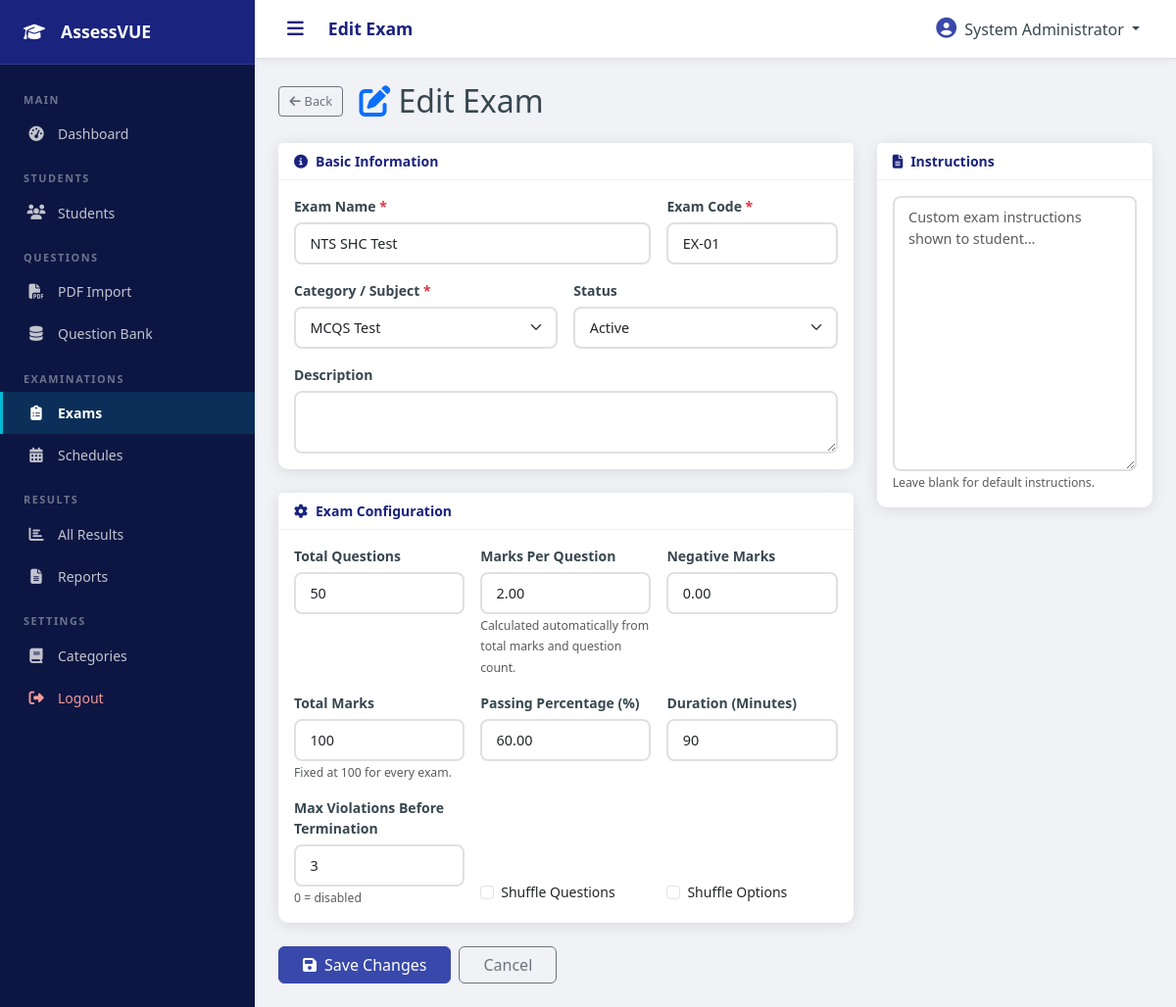
Screenshot of /admin/exam_edit.php?id=2 (signed in) with the database file from the repository.
### tables this page shows
CREATE TABLE `exams` (
  `id` int(10) UNSIGNED NOT NULL,
  `exam_name` varchar(300) NOT NULL,
  `exam_code` varchar(50) NOT NULL,
  `description` text DEFAULT NULL,
  `subject_id` int(10) UNSIGNED DEFAULT NULL,
  `total_questions` int(10) UNSIGNED NOT NULL DEFAULT 0,
  `marks_per_question` decimal(5,2) NOT NULL DEFAULT 1.00,
  `negative_marks` decimal(5,2) NOT NULL DEFAULT 0.00,
  `total_marks` decimal(8,2) NOT NULL DEFAULT 0.00,
  `passing_percentage` decimal(5,2) NOT NULL DEFAULT 60.00,
  `duration_minutes` int(10) UNSIGNED NOT NULL DEFAULT 60,
  `max_violations` int(10) UNSIGNED NOT NULL DEFAULT 3,
  `shuffle_questions` tinyint(1) NOT NULL DEFAULT 0,
  `shuffle_options` tinyint(1) NOT NULL DEFAULT 0,
  `show_result_immediately` tinyint(1) NOT NULL DEFAULT 1,
  `instructions` text DEFAULT NULL,
  `status` enum('draft','active','archived') NOT NULL DEFAULT 'draft',
  `created_by` int(10) UNSIGNED DEFAULT NULL,
  `created_at` datetime NOT NULL DEFAULT current_timestamp(),
  `updated_at` datetime NOT NULL DEFAULT current_timestamp() ON UPDATE current_timestamp()
);

CREATE TABLE `subjects` (
  `id` int(10) UNSIGNED NOT NULL,
  `name` varchar(200) NOT NULL,
  `code` varchar(50) DEFAULT NULL,
  `description` text DEFAULT NULL,
  `is_active` tinyint(1) NOT NULL DEFAULT 1,
  `created_by` int(10) UNSIGNED DEFAULT NULL,
  `created_at` datetime NOT NULL DEFAULT current_timestamp(),
  `updated_at` datetime NOT NULL DEFAULT current_timestamp() ON UPDATE current_timestamp()
);

### includes/functions.php (called while the page is built, shortened)
<?php
require_once __DIR__ . '/../config/database.php';
function sanitize(mixed $input): string {
    return htmlspecialchars(trim((string)$input), ENT_QUOTES, 'UTF-8');
}
function sanitizeInt(mixed $input): int {
    return (int)filter_var($input, FILTER_SANITIZE_NUMBER_INT);
}

### config/database.php (called while the page is built, shortened)
<?php
class Database {
    private static $instance = null;
    private $conn;
    private function __construct() {
        $dsn = "mysql:host=" . DB_HOST . ";dbname=" . DB_NAME . ";charset=" . DB_CHARSET;
        $options = [
            PDO::ATTR_ERRMODE            => PDO::ERRMODE_EXCEPTION,
            PDO::ATTR_DEFAULT_FETCH_MODE => PDO::FETCH_ASSOC,
            PDO::ATTR_EMULATE_PREPARES   => false,
            PDO::MYSQL_ATTR_INIT_COMMAND => "SET NAMES utf8mb4 COLLATE utf8mb4_unicode_ci"
        ];
        try {
            $this->conn = new PDO($dsn, DB_USER, DB_PASS, $options);
        } catch (PDOException $e) {
            error_log("Database connection failed: " . $e->getMessage());
            die(json_encode(['success' => false, 'message' => 'Database connection failed.']));
        }
    }
    public static function getInstance(): self {
        if (self::$instance === null) {
            self::$instance = new self();
        }
        return self::$instance;
    }
    public function query(string $sql, array $params = []): PDOStatement {
        $stmt = $this->conn->prepare($sql);
        $stmt->execute($params);
        return $stmt;
    }
    public function fetchOne(string $sql, array $params = []): ?array {
        $stmt = $this->query($sql, $params);
        $row = $stmt->fetch();
        return $row === false ? null : $row;
    }
    public function fetchAll(string $sql, array $params = []): array {
        return $this->query($sql, $params)->fetchAll();
    }
}
function db(): Database {
    return Database::getInstance();
}

### admin/exam_edit.php (the view, shortened to what this page needs)
<?php
require_once __DIR__ . '/../config/database.php';
require_once __DIR__ . '/../includes/functions.php';
$editId = sanitizeInt($_GET['id'] ?? 0);
$isEdit = $editId > 0;
$exam = $isEdit ? db()->fetchOne("SELECT * FROM exams WHERE id=?", [$editId]) : null;
$subjects = db()->fetchAll("SELECT * FROM subjects WHERE is_active=1 ORDER BY name");
$data = $exam ?: [
    'exam_name' => '', 'exam_code' => '', 'description' => '', 'subject_id' => '',
    'total_questions' => 50, 'marks_per_question' => 2, 'negative_marks' => 0,
    'total_marks' => 100, 'passing_percentage' => 60, 'duration_minutes' => 60,
    'max_violations' => 3, 'shuffle_questions' => 0, 'shuffle_options' => 0,
    'instructions' => '', 'status' => 'draft'
];
include 'includes/header.php';
?>
<div class="d-flex align-items-center mb-4 gap-3">
    <a href="exams.php" class="btn btn-outline-secondary btn-sm"><i class="fas fa-arrow-left me-1"></i>Back</a>
    <h2 class="mb-0"><i class="fas fa-<?= $isEdit ? 'edit' : 'plus' ?> me-2 text-primary"></i><?= PAGE_TITLE ?></h2>
</div>
<form method="POST">
    <div class="row g-4">
        <div class="col-12 col-lg-8">
            <div class="card">
                <div class="card-header"><i class="fas fa-info-circle me-2"></i>Basic Information</div>
                <div class="card-body">
                    <div class="row g-3">
                        <div class="col-md-8">
                            <label class="form-label">Exam Name <span class="text-danger">*</span></label>
                            <input type="text" name="exam_name" class="form-control" required
                                   value="<?= sanitize($data['exam_name']) ?>" placeholder="e.g. Web Development Assessment">
                        </div>
                        <div class="col-md-4">
                            <label class="form-label">Exam Code <span class="text-danger">*</span></label>
                            <input type="text" name="exam_code" class="form-control" required
                                   value="<?= sanitize($data['exam_code']) ?>" placeholder="e.g. WD-2024" style="text-transform:uppercase">
                        </div>
                        <div class="col-md-6">
                            <label class="form-label">Category / Subject <span class="text-danger">*</span></label>
                            <select name="subject_id" class="form-select" required>
                                <?php foreach ($subjects as $sub): ?>
                                <option value="<?= $sub['id'] ?>" <?= $data['subject_id'] == $sub['id'] ? 'selected' : '' ?>>
                                    <?= sanitize($sub['name']) ?>
                                </option>
                                <?php endforeach; ?>
                            </select>
                        </div>
                        <div class="col-md-6">
                            <label class="form-label">Status</label>
                            <select name="status" class="form-select">
                                <option value="active" <?= $data['status'] === 'active' ? 'selected' : '' ?>>Active</option>
                            </select>
                        </div>
                        <div class="col-12">
                            <label class="form-label">Description</label>
                            <textarea name="description" class="form-control" rows="2"><?= sanitize($data['description']) ?></textarea>
                        </div>
                    </div>
                </div>
            </div>
            <div class="card mt-4">
                <div class="card-header"><i class="fas fa-cog me-2"></i>Exam Configuration</div>
                <div class="card-body">
                    <div class="row g-3">
                        <div class="col-md-4">
                            <label class="form-label">Total Questions</label>
                            <input type="number" name="total_questions" class="form-control" min="1"
                                   value="<?= $data['total_questions'] ?>" oninput="calcTotal()">
                        </div>
                        <div class="col-md-4">
                            <label class="form-label">Marks Per Question</label>
                            <input type="number" name="marks_per_question" id="marksPerQuestion" class="form-control" step="0.01"
                                   value="<?= $data['marks_per_question'] ?>" readonly>
                            <small class="text-muted">Calculated automatically from total marks and question count.</small>
                        </div>
                        <div class="col-md-4">
                            <label class="form-label">Negative Marks</label>
                            <input type="number" name="negative_marks" class="form-control" min="0" step="0.25"
                                   value="<?= $data['negative_marks'] ?>">
                        </div>
                        <div class="col-md-4">
                            <label class="form-label">Total Marks</label>
                            <input type="number" name="total_marks" id="totalMarks" class="form-control"
                                   value="100" readonly>
                            <small class="text-muted">Fixed at 100 for every exam.</small>
                        </div>
                        <div class="col-md-4">
                            <label class="form-label">Passing Percentage (%)</label>
                            <input type="number" name="passing_percentage" class="form-control" min="1" max="100"
                                   value="<?= $data['passing_percentage'] ?>">
                        </div>
                        <div class="col-md-4">
                            <label class="form-label">Duration (Minutes)</label>
                            <input type="number" name="duration_minutes" class="form-control" min="5"
                                   value="<?= $data['duration_minutes'] ?>">
                        </div>
                        <div class="col-md-4">
                            <label class="form-label">Max Violations Before Termination</label>
                            <input type="number" name="max_violations" class="form-control" min="0"
                                   value="<?= $data['max_violations'] ?>">
                            <small class="text-muted">0 = disabled</small>
                        </div>
                        <div class="col-md-4 d-flex align-items-end">
                            <div class="form-check me-3">
                                <input class="form-check-input" type="checkbox" name="shuffle_questions" id="sq"
                                       <?= $data['shuffle_questions'] ? 'checked' : '' ?>>
                                <label class="form-check-label" for="sq">Shuffle Questions</label>
                            </div>
                        </div>
                        <div class="col-md-4 d-flex align-items-end">
                            <div class="form-check">
                                <input class="form-check-input" type="checkbox" name="shuffle_options" id="so"
                                       <?= $data['shuffle_options'] ? 'checked' : '' ?>>
                                <label class="form-check-label" for="so">Shuffle Options</label>
                            </div>
                        </div>
                    </div>
                </div>
            </div>
        </div>
        <div class="col-12 col-lg-4">
            <div class="card">
                <div class="card-header"><i class="fas fa-file-alt me-2"></i>Instructions</div>
                <div class="card-body">
                    <textarea name="instructions" class="form-control" rows="12"
                              placeholder="Custom exam instructions shown to student..."><?= sanitize($data['instructions']) ?></textarea>
                    <small class="text-muted">Leave blank for default instructions.</small>
                </div>
            </div>
        </div>
    </div>
    <div class="mt-4 d-flex gap-2">
        <button type="submit" class="btn btn-primary px-4">
            <i class="fas fa-save me-2"></i><?= $isEdit ? 'Save Changes' : 'Create Exam' ?>
        </button>
        <a href="exams.php" class="btn btn-outline-secondary px-4">Cancel</a>
    </div>
</form>
<?php include 'includes/footer.php'; ?>

### assets/css/admin.css (style rules this page uses)
:root { --primary: #1a237e; --primary-light: #3949ab; --primary-dark: #0d1642; --accent: #00bcd4; --success: #2e7d32; --danger: #c62828; --warning: #f9a825; --sidebar-width: 260px; --sidebar-collapsed: 70px; --topbar-height: 60px; --transition: 0.25s ease; --shadow: 0 2px 15px rgba(0,0,0,.1); --radius: 10px; }
* { box-sizing: border-box; margin: 0; padding: 0; }
body { font-family: 'Segoe UI', system-ui, -apple-system, sans-serif; background: #f0f2f5; color: #37474f; font-size: 14px; }
.card { border: none; border-radius: var(--radius); box-shadow: var(--shadow); }
.card-header { background: #fff; border-bottom: 1px solid #f0f0f0; font-weight: 600; color: var(--primary); }
.form-label { font-weight: 600; color: #37474f; font-size: .875rem; margin-bottom: .35rem; }
.form-control, .form-select { border-radius: 8px; border: 2px solid #e0e0e0; padding: .55rem .9rem; font-size: .9rem; }
.btn-primary { background: var(--primary-light); border-color: var(--primary-light); }
.btn-sm { padding: .3rem .65rem; font-size: .8rem; }

### rows the page displays
exams: exam_name "NTS SHC Test", exam_code "EX-01", subject_id "MCQS Test", status "Active", total_questions "50", marks_per_question "2.00", negative_marks "0.00", passing_percentage "60.00", duration_minutes "90", max_violations "3"

### other values shown
APP_NAME "AssessVUE"
PAGE_TITLE "Edit Exam"
$_SESSION['admin_name'] "System Administrator"
